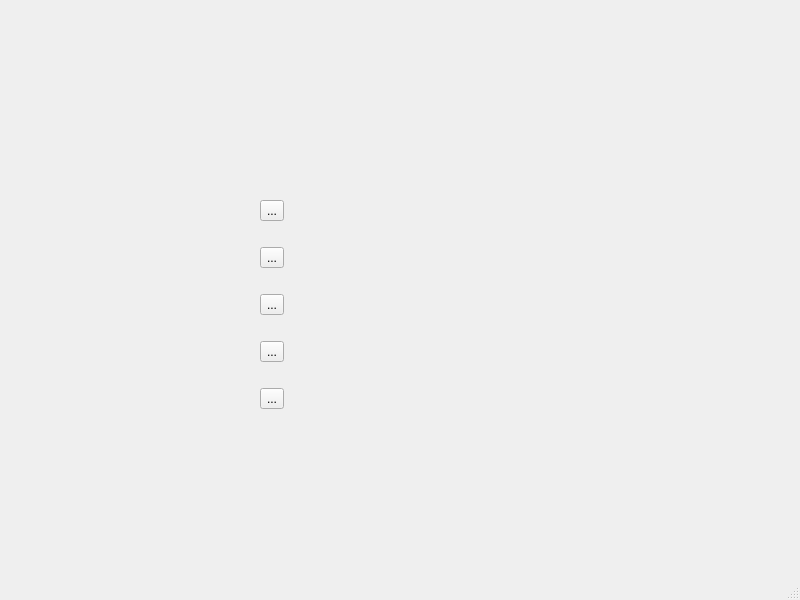
<?xml version="1.0" encoding="UTF-8"?>
<ui version="4.0">
 <class>MainWindow</class>
 <widget class="QMainWindow" name="MainWindow">
  <property name="geometry">
   <rect>
    <x>0</x>
    <y>0</y>
    <width>800</width>
    <height>600</height>
   </rect>
  </property>
  <property name="windowTitle">
   <string>MainWindow</string>
  </property>
  <widget class="QWidget" name="centralwidget">
   <widget class="QWidget" name="verticalLayoutWidget">
    <property name="geometry">
     <rect>
      <x>260</x>
      <y>180</y>
      <width>301</width>
      <height>251</height>
     </rect>
    </property>
    <layout class="QVBoxLayout" name="verticalLayout">
     <item>
      <widget class="QToolButton" name="normalBtn">
       <property name="text">
        <string>...</string>
       </property>
      </widget>
     </item>
     <item>
      <widget class="QToolButton" name="checkBtn">
       <property name="text">
        <string>...</string>
       </property>
      </widget>
     </item>
     <item>
      <widget class="QToolButton" name="arrowBtn">
       <property name="text">
        <string>...</string>
       </property>
      </widget>
     </item>
     <item>
      <widget class="QToolButton" name="menuBtn">
       <property name="text">
        <string>...</string>
       </property>
      </widget>
     </item>
     <item>
      <widget class="QToolButton" name="popBtn">
       <property name="text">
        <string>...</string>
       </property>
      </widget>
     </item>
    </layout>
   </widget>
  </widget>
  <widget class="QMenuBar" name="menubar">
   <property name="geometry">
    <rect>
     <x>0</x>
     <y>0</y>
     <width>800</width>
     <height>24</height>
    </rect>
   </property>
  </widget>
  <widget class="QStatusBar" name="statusbar"/>
 </widget>
 <resources/>
 <connections/>
</ui>
